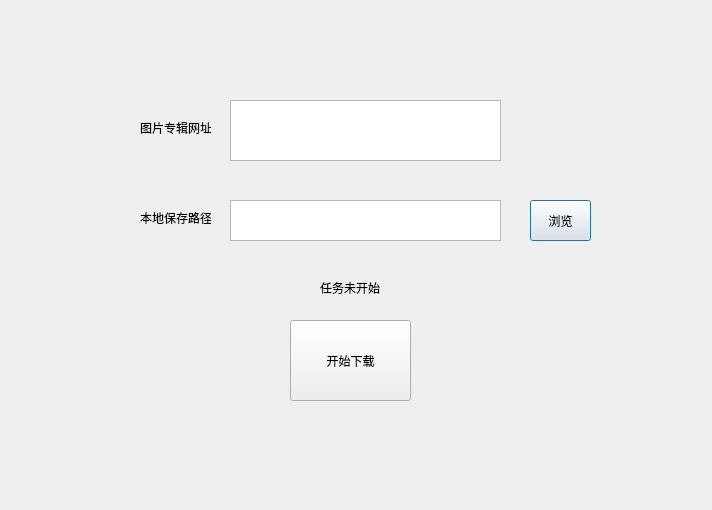
<?xml version="1.0" encoding="UTF-8"?>
<ui version="4.0">
 <class>Dialog</class>
 <widget class="QDialog" name="Dialog">
  <property name="geometry">
   <rect>
    <x>0</x>
    <y>0</y>
    <width>712</width>
    <height>510</height>
   </rect>
  </property>
  <property name="windowTitle">
   <string>Dialog</string>
  </property>
  <widget class="QPushButton" name="pushButton">
   <property name="geometry">
    <rect>
     <x>530</x>
     <y>200</y>
     <width>61</width>
     <height>41</height>
    </rect>
   </property>
   <property name="text">
    <string>浏览</string>
   </property>
  </widget>
  <widget class="QLabel" name="label">
   <property name="geometry">
    <rect>
     <x>140</x>
     <y>120</y>
     <width>71</width>
     <height>16</height>
    </rect>
   </property>
   <property name="text">
    <string>图片专辑网址</string>
   </property>
  </widget>
  <widget class="QTextEdit" name="textEdit">
   <property name="geometry">
    <rect>
     <x>230</x>
     <y>100</y>
     <width>271</width>
     <height>61</height>
    </rect>
   </property>
  </widget>
  <widget class="QLabel" name="label_2">
   <property name="geometry">
    <rect>
     <x>140</x>
     <y>210</y>
     <width>71</width>
     <height>16</height>
    </rect>
   </property>
   <property name="text">
    <string>本地保存路径</string>
   </property>
  </widget>
  <widget class="QTextEdit" name="textEdit_2">
   <property name="geometry">
    <rect>
     <x>230</x>
     <y>200</y>
     <width>271</width>
     <height>41</height>
    </rect>
   </property>
  </widget>
  <widget class="QPushButton" name="pushButton_2">
   <property name="geometry">
    <rect>
     <x>290</x>
     <y>320</y>
     <width>121</width>
     <height>81</height>
    </rect>
   </property>
   <property name="text">
    <string>开始下载</string>
   </property>
  </widget>
  <widget class="QLabel" name="label_3">
   <property name="geometry">
    <rect>
     <x>320</x>
     <y>280</y>
     <width>61</width>
     <height>16</height>
    </rect>
   </property>
   <property name="text">
    <string>任务未开始</string>
   </property>
  </widget>
 </widget>
 <resources/>
 <connections/>
</ui>
